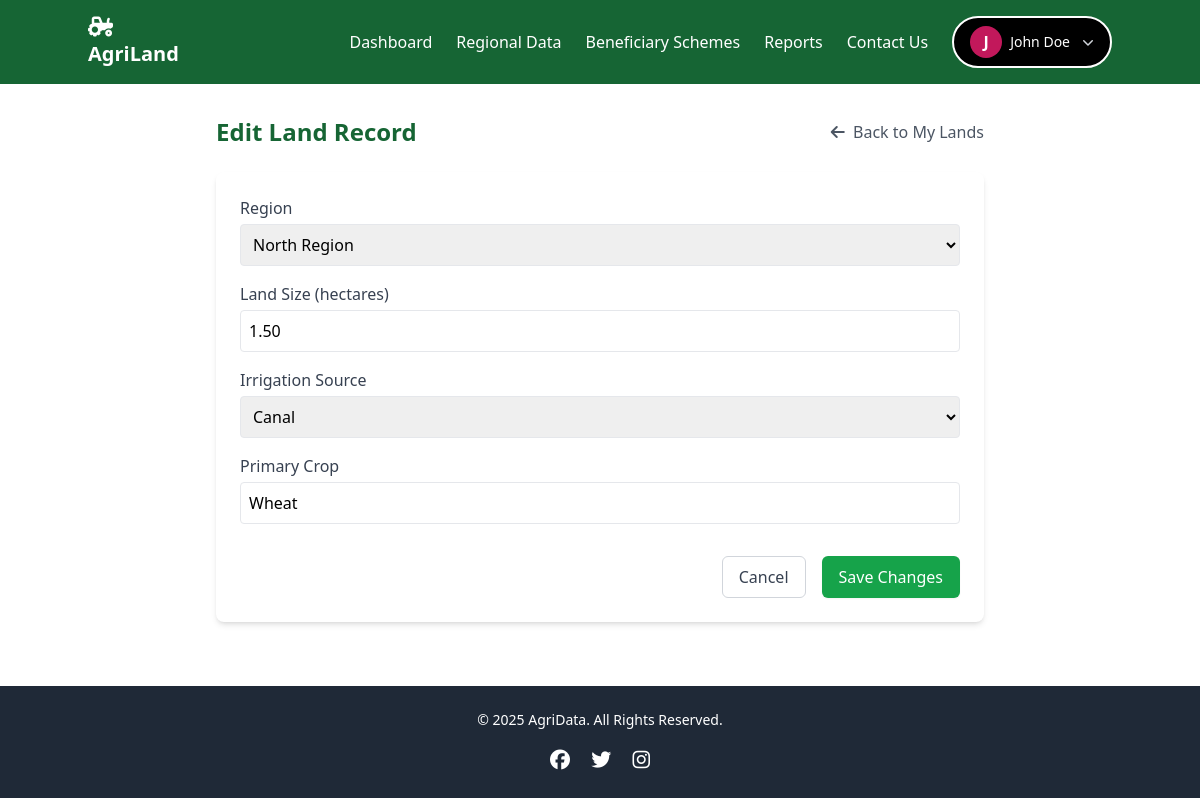
Screenshot of /edit_land.php?id=1 (signed in) with the database file from the repository.
### tables this page shows
CREATE TABLE lands (
    id INT AUTO_INCREMENT PRIMARY KEY,
    user_id INT NOT NULL,
    region VARCHAR(50) NOT NULL,
    land_size DECIMAL(10,2) NOT NULL,
    irrigation_source VARCHAR(50) NOT NULL,
    primary_crop VARCHAR(50) NOT NULL,
    secondary_crop VARCHAR(50),
    water_depth DECIMAL(10,2),
    created_at TIMESTAMP DEFAULT CURRENT_TIMESTAMP,
    FOREIGN KEY (user_id) REFERENCES users(id)
);

CREATE TABLE irrigation_sources (
    source_id INT AUTO_INCREMENT PRIMARY KEY,
    source_name VARCHAR(50) NOT NULL,
    description TEXT
);

### edit_land.php (the view, shortened to what this page needs)
<?php
require_once 'includes/config.php';
$land_id = intval($_GET['id']);
$user_id = $_SESSION['user_id'];
$land_query = "SELECT l.*, r.region_id, r.region_name, r.state, r.district
               FROM lands l
               LEFT JOIN regions r ON l.region = r.region_name
               WHERE l.id = ? AND l.user_id = ?";
$stmt = mysqli_prepare($conn, $land_query);
mysqli_stmt_bind_param($stmt, 'ii', $land_id, $user_id);
mysqli_stmt_execute($stmt);
$land_result = mysqli_stmt_get_result($stmt);
$land = mysqli_fetch_assoc($land_result);
$regions_query = "SELECT region_id, region_name FROM regions";
$regions_result = mysqli_query($conn, $regions_query);
$irrigation_query = "SELECT source_name FROM irrigation_sources";
$irrigation_result = mysqli_query($conn, $irrigation_query);
include 'header.php';
?>
<main class="flex-1 p-8">
    <div class="max-w-3xl mx-auto">
        <div class="flex justify-between items-center mb-6">
            <h1 class="text-2xl font-bold text-green-800">Edit Land Record</h1>
            <a href="view_lands.php" class="text-gray-600 hover:text-gray-800">
                <i class="fas fa-arrow-left mr-1"></i> Back to My Lands
            </a>
        </div>
        <div class="bg-white rounded-lg shadow-md p-6">
            <form method="POST">
                <div class="space-y-4">
                    <div>
                        <label for="region_id" class="block text-gray-700 mb-1">Region</label>
                        <select id="region_id" name="region_id" class="w-full p-2 border rounded" required>
                            <?php while ($region = mysqli_fetch_assoc($regions_result)): ?>
                                <option value="<?php echo $region['region_id']; ?>"
                                    <?php echo ($region['region_id'] == ($land['region_id'] ?? 0)) ? 'selected' : ''; ?>>
                                    <?php echo htmlspecialchars($region['region_name']); ?>
                                </option>
                            <?php endwhile; ?>
                        </select>
                    </div>
                    <div>
                        <label for="land_size" class="block text-gray-700 mb-1">Land Size (hectares)</label>
                        <input type="number" step="0.01" id="land_size" name="land_size"
                               class="w-full p-2 border rounded" required
                               value="<?php echo htmlspecialchars($land['land_size']); ?>">
                    </div>
                    <div>
                        <label for="irrigation_source" class="block text-gray-700 mb-1">Irrigation Source</label>
                        <select id="irrigation_source" name="irrigation_source" class="w-full p-2 border rounded" required>
                            <?php while ($source = mysqli_fetch_assoc($irrigation_result)): ?>
                                <option value="<?php echo htmlspecialchars($source['source_name']); ?>"
                                    <?php echo ($source['source_name'] == $land['irrigation_source']) ? 'selected' : ''; ?>>
                                    <?php echo htmlspecialchars($source['source_name']); ?>
                                </option>
                            <?php endwhile; ?>
                        </select>
                    </div>
                    <div>
                        <label for="primary_crop" class="block text-gray-700 mb-1">Primary Crop</label>
                        <input type="text" id="primary_crop" name="primary_crop"
                               class="w-full p-2 border rounded" required
                               value="<?php echo htmlspecialchars($land['primary_crop']); ?>">
                    </div>
                    <div class="flex justify-end space-x-4 pt-4">
                        <a href="view_lands.php" class="px-4 py-2 border border-gray-300 rounded-md text-gray-700 hover:bg-gray-50">
                            Cancel
                        </a>
                        <button type="submit" class="px-4 py-2 border border-transparent rounded-md shadow-sm text-white bg-green-600 hover:bg-green-700">
                            Save Changes
                        </button>
                    </div>
                </div>
            </form>
        </div>
    </div>
</main>
<?php
include 'footer.php';
?>

### rows the page displays
lands: land_size "1.50", irrigation_source "Canal", primary_crop "Wheat"

### other values shown
$initial "J"
$username "John Doe"
form field region_id "North Region"
